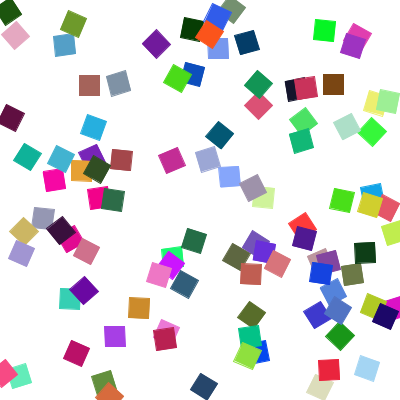
Frame 1 (no input)
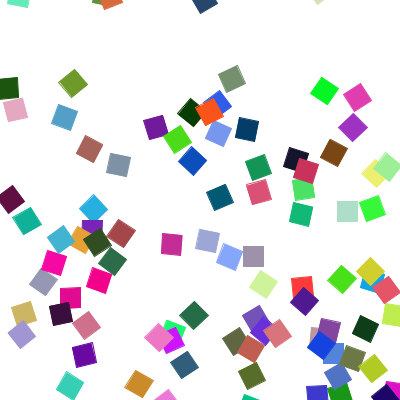
Frame 60 (the mouse pressed at the canvas centre just before this capture)
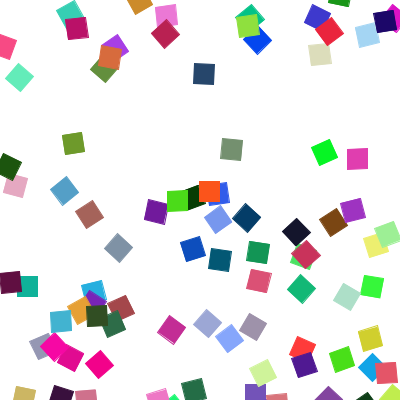
Frame 120 (the mouse held since frame 60 and released just before this capture)

The Processing sketch that drew these frames (run headless with seeded random() and noise(); from frame 60 on, the mouse is pressed at the canvas centre):

// Processing sketch: sketch_140704_12
// ── sketch_140704_12.pde
Rect r[] = new Rect[100];

void setup(){
  size(400,400);
  smooth();
  for(int i = 0;i<100;i++){
    r[i] = new Rect();
  }
}
void draw(){
  background(255);
  for(int i = 0;i<100;i++){
    r[i].Move();
    r[i].Draw();
  }
}

class Rect{
  float x,y;
  float rot;
  float v;
  color c;
  
  Rect(){
    x = random(0,width);
    y = random(0,height);
    v = random(1.0,1.5);
    rot = random(0,PI);
    c = color(int(random(0,256)),int(random(0,256)),int(random(0,256)));
  }
  void Move(){
   rot = rot + PI/90;
   y = y+v;
   if(y-30>height){
     y = -30;
   }
  }
  
  void Draw(){
   stroke(c);
   fill(c);
   pushMatrix();
   translate(x,y);
   rotate(rot);
   rectMode(CENTER);
   rect(0,0,20,20);
   popMatrix();
  }
}
